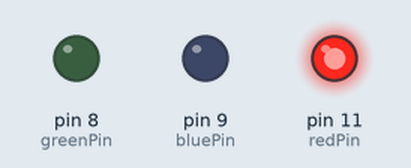
This sketch was run on a simulated Arduino Uno, built with avr-gcc and run on an emulated ATmega328P. Shown: output pins drawn as LEDs (lit = HIGH).

Above: at 0.2 s.
At 10.2 s:
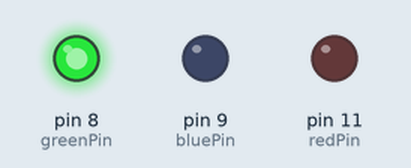
At 21.2 s:
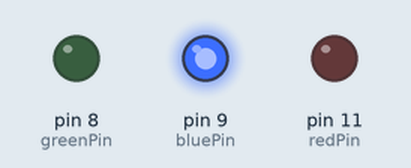
At 41.7 s:
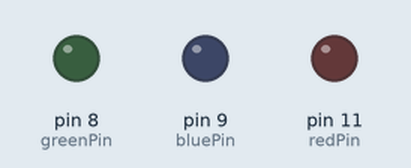
Timing chart, 0 to 46.8 s (numbered marks = the images above):
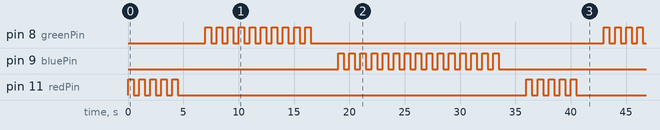

Measured:
- by itself, pin 8 (greenPin): repeats every 36.0 s: 9 × (LOW 0.50 s, HIGH 0.50 s), LOW 26.5 s, HIGH 0.50 s
- by itself, pin 9 (bluePin): moves between LOW and HIGH, repeating every 36.0 s
- by itself, pin 11 (redPin): repeats every 36.0 s: 4 × (LOW 0.50 s, HIGH 0.50 s), LOW 31.5 s, HIGH 0.50 s

The sketch:

homework3_breadboard.ino
```cpp
/**
 * https://www.youtube.com/watch?v=CfdaJ4z4u4w
 * Have three LEDs: red, green, and blue
 * Red: blink 5 times
 * Green: 10 times
 * Blue: 15 times
 *
 */
int interval = 500;
int colorDelay = 2000;
int bluePin = 9;
int greenPin = 8;
int redPin = 11;
void setup()
{
  pinMode(redPin, OUTPUT);
  pinMode(greenPin, OUTPUT);
  pinMode(bluePin, OUTPUT);
}

void loop(){
  blink_led(redPin, 5);
  delay(colorDelay);
  blink_led(greenPin, 10);
  delay(colorDelay);
  blink_led(bluePin, 15);
  delay(colorDelay);
}


void blink_led(int pin, int count){
  int index;
  for(index = 0; index < count; index++) {
    digitalWrite(pin, HIGH);   // Turn on the LED
    delay(interval);              // Wait for one second
    digitalWrite(pin, LOW);    // Turn off the LED
    delay(interval);              // Wait for one second
  }
}
```
